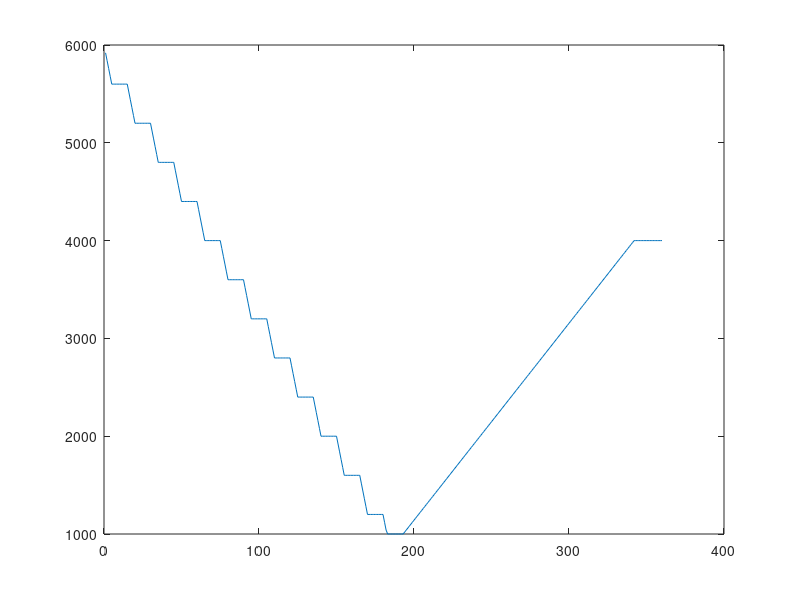

This chart was generated by the following MATLAB code:
Pi = 6000;      %inital reservoir pressure: 6000 psi
P_low = 1000;   %the low bound for BHP
dropSlope = 80; %maximum BHP drop rate: 80 psi/day
dropInt = 5;    %drop the pressure for 5 days
holdInt = 10;    %hold the pressure for 5 days
tstep = ones(1,360);

pInt = Pi:-dropSlope*dropInt:P_low;
pInt = [pInt P_low];

dt = 1;
bhp = [];
for i=1:(length(pInt)-1)
   bhp = [bhp (pInt(i)-dt*dropSlope):-dt*dropSlope:pInt(i+1)];
   bhp = [bhp pInt(i+1)*ones(1,holdInt/dt)];
end
bhp1 = [bhp P_low*ones(1,length(tstep)-length(bhp))];

buildInt =150;

linspace(bhp(end),4000,length(tstep)-length(bhp));
bhp2 = [bhp linspace(bhp(end),4000,buildInt)];
bhp2 = [bhp2 4000*ones(1,length(tstep)-length(bhp2))]

fileT = fopen('tstep.dat','w');
fileSch = fopen('sch.dat','w');
fprintf(fileT,'%d ',tstep);
fprintf(fileT,'\n');
fprintf(fileT,'%d ',tstep);

fprintf(fileSch,'%d ',bhp1);
fprintf(fileSch,'\n');
fprintf(fileSch,'%d ',bhp2);

fclose(fileT);
fclose(fileSch);

 plot(cumsum(tstep),bhp2)